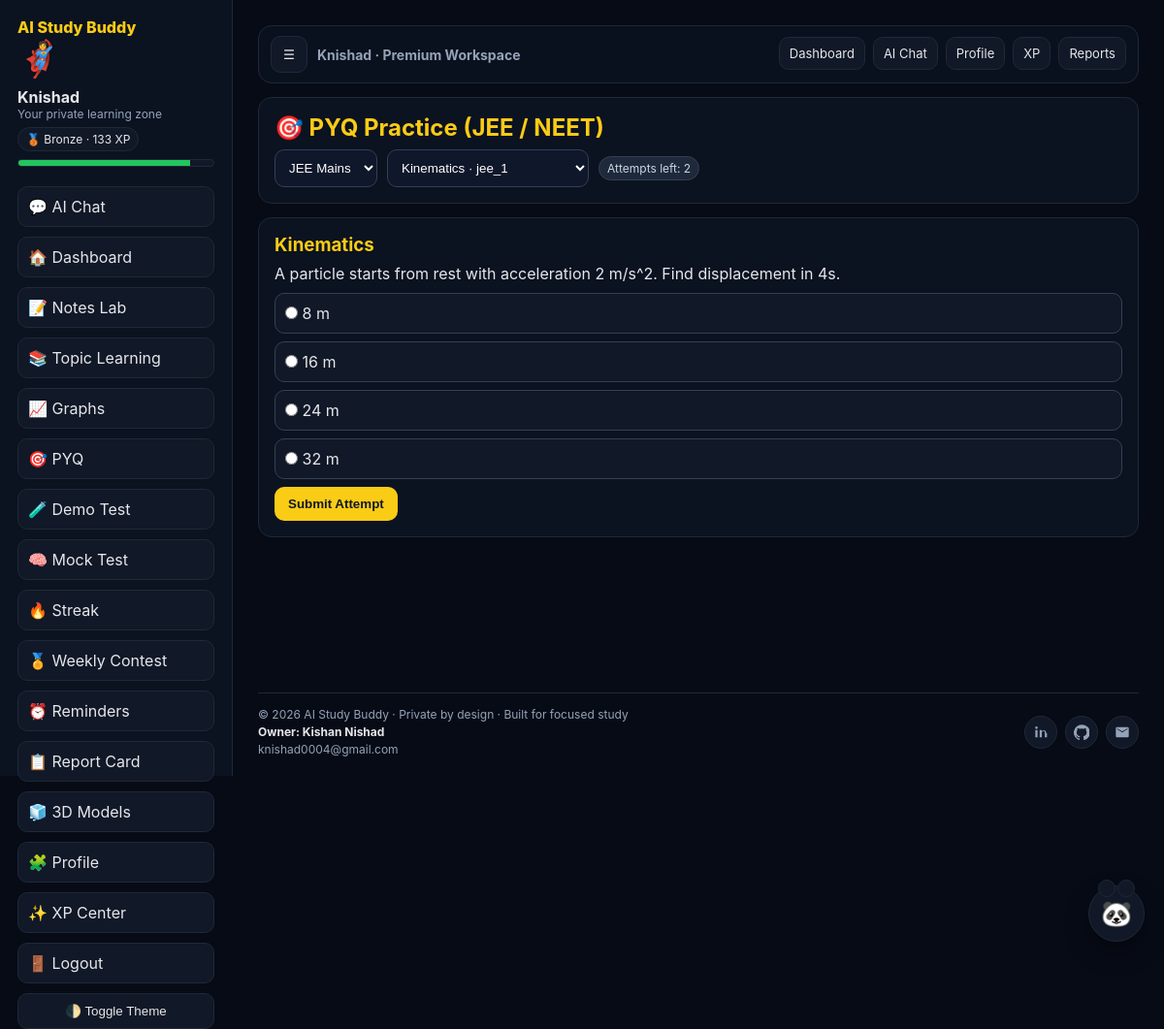
Screenshot of /pyq (signed in) with the database file from the repository.
### tables this page shows
CREATE TABLE users (
            id INTEGER PRIMARY KEY AUTOINCREMENT,
            username TEXT UNIQUE NOT NULL,
            password_hash TEXT NOT NULL,
            avatar TEXT NOT NULL,
            created_at TEXT NOT NULL
        , xp INTEGER NOT NULL DEFAULT 0);

### app.py (the view, shortened to what this page needs)
    @app.route("/pyq", methods=["GET", "POST"])
    @login_required
    def pyq_page():
        exam_type = (request.values.get("exam") or "jee").lower()
        if exam_type not in PYQ_BANK:
            exam_type = "jee"
        questions = PYQ_BANK[exam_type]
        selected_question = questions[0]
        question_id = request.values.get("question_id")
        if question_id:
            for item in questions:
                if item["id"] == question_id:
                    selected_question = item
                    break
        feedback = None
        show_solution = False
        attempts_left = 2
        conn = get_db_connection(app)
        attempts_count = conn.execute(
            """
            SELECT COUNT(*) as count
            FROM pyq_attempt_logs
            WHERE user_id = ? AND exam_type = ? AND question_id = ?
            """,
            (g.user["id"], exam_type, selected_question["id"]),
        ).fetchone()["count"]
        attempts_left = max(0, 2 - int(attempts_count))
        conn.close()
        if attempts_left == 0:
            show_solution = True
        return render_template(
            "pyq.html",
            user=g.user,
            exam_type=exam_type,
            questions=questions,
            selected_question=selected_question,
            feedback=feedback,
            attempts_left=attempts_left,
            show_solution=show_solution,
            level_info=get_level_info(int(g.user["xp"])),
        )

### app.py (called while the page is built)
def get_db_connection(app: Flask) -> sqlite3.Connection:
    conn = sqlite3.connect(app.config["DATABASE_PATH"])
    conn.row_factory = sqlite3.Row
    return conn

def login_required(view):
    @wraps(view)
    def wrapped_view(*args, **kwargs):
        if "user_id" not in session:
            return redirect(url_for("login"))
        return view(*args, **kwargs)
    return wrapped_view

def get_current_user(app: Flask):
    user_id = session.get("user_id")
    if not user_id:
        return None
    conn = get_db_connection(app)
    user = conn.execute("SELECT id, username, avatar, xp FROM users WHERE id = ?", (user_id,)).fetchone()
    conn.close()
    return user

def get_level_info(xp: int):
    current_name = "Bronze"
    current_icon = "🥉"
    next_threshold = None
    for threshold, name, icon in LEVELS:
        if xp >= threshold:
            current_name = name
            current_icon = icon
        elif next_threshold is None:
            next_threshold = threshold
    progress_to_next = 100
    if next_threshold is not None:
        previous_threshold = 0
        for threshold, _, _ in LEVELS:
            if threshold <= xp:
                previous_threshold = threshold
        span = max(next_threshold - previous_threshold, 1)
        progress_to_next = int(((xp - previous_threshold) / span) * 100)
    return {
        "name": current_name,
        "icon": current_icon,
        "next_threshold": next_threshold,
        "progress": max(0, min(progress_to_next, 100)),
    }

### templates/pyq.html (shortened to what this page needs)
{% extends 'base.html' %}
{% block content %}
<section class="panel">
  <h2 style="color:#facc15;margin-bottom:8px">🎯 PYQ Practice (JEE / NEET)</h2>
  <form method="GET" style="display:flex;gap:10px;align-items:center;flex-wrap:wrap">
    <select name="exam" onchange="this.form.submit()">
      <option value="jee" {% if exam_type == 'jee' %}selected{% endif %}>JEE Mains</option>
    </select>
    <select name="question_id" onchange="this.form.submit()">
      {% for q in questions %}
      <option value="{{ q['id'] }}" {% if q['id'] == selected_question['id'] %}selected{% endif %}>{{ q['topic'] }} · {{ q['id'] }}</option>
      {% endfor %}
    </select>
    <span class="tag">Attempts left: {{ attempts_left }}</span>
  </form>
</section>
<section class="panel">
  <h3 style="color:#facc15">{{ selected_question['topic'] }}</h3>
  <p style="margin:8px 0 10px 0">{{ selected_question['question'] }}</p>
  <form method="POST">
    {% for opt in selected_question['options'] %}
      <label class="option"><input type="radio" name="answer" value="{{ opt }}" required> {{ opt }}</label>
    {% endfor %}
    <button class="btn btn-primary" type="submit">Submit Attempt</button>
  </form>
</section>
{% endblock %}

### templates/base.html (shortened to what this page needs)
<!DOCTYPE html>
<html lang="en">
<head>
</head>
<body>
  <div class="layout">
    {% if user %}
    <aside class="sidebar" id="appSidebar">
      <div class="sidebar-top">
        <div class="brand">AI Study Buddy</div>
      </div>
      <div class="avatar-badge">{{ user['avatar'] }}</div>
      <div><strong>{{ user['username'] }}</strong></div>
      <div class="small">Your private learning zone</div>
      {% if current_level %}
      <div class="level-pill">{{ current_level['icon'] }} {{ current_level['name'] }} · {{ user['xp'] }} XP</div>
      <div class="progress-track"><div class="progress-bar" data-progress="{{ current_level['progress'] }}"></div></div>
      {% endif %}
      <nav class="menu">
        <a href="{{ url_for('chat') }}">💬 AI Chat</a>
        <a href="{{ url_for('dashboard') }}">🏠 Dashboard</a>
        <a href="{{ url_for('notes_lab') }}">📝 Notes Lab</a>
        <a href="{{ url_for('topic_learning') }}">📚 Topic Learning</a>
        <a href="{{ url_for('graphs_page') }}">📈 Graphs</a>
        <a href="{{ url_for('pyq_page') }}">🎯 PYQ</a>
        <a href="{{ url_for('demo_test') }}">🧪 Demo Test</a>
        <a href="{{ url_for('mock_test') }}">🧠 Mock Test</a>
        <a href="{{ url_for('streak_page') }}">🔥 Streak</a>
        <a href="{{ url_for('weekly_contest') }}">🏅 Weekly Contest</a>
        <a href="{{ url_for('reminders_page') }}">⏰ Reminders</a>
        <a href="{{ url_for('report_card') }}">📋 Report Card</a>
        <a href="{{ url_for('models_3d') }}">🧊 3D Models</a>
        <a href="{{ url_for('profile') }}">🧩 Profile</a>
        <a href="{{ url_for('xp_center') }}">✨ XP Center</a>
        <a href="{{ url_for('logout') }}">🚪 Logout</a>
      </nav>
      <button id="themeToggle" class="theme-toggle" type="button">🌓 Toggle Theme</button>
    </aside>
    {% endif %}
    <main class="main">
      {% if user %}
      <header class="topbar">
        <div class="topbar-left">
          <button id="sidebarToggle" class="sidebar-toggle" type="button" aria-label="Toggle sidebar">☰</button>
          <div class="top-title">{{ user['username'] }} · Premium Workspace</div>
        </div>
        <nav class="top-links" aria-label="Quick navigation">
          <a href="{{ url_for('dashboard') }}" class="{% if request.endpoint == 'dashboard' %}active{% endif %}">Dashboard</a>
          <a href="{{ url_for('chat') }}" class="{% if request.endpoint == 'chat' %}active{% endif %}">AI Chat</a>
          <a href="{{ url_for('profile') }}" class="{% if request.endpoint == 'profile' %}active{% endif %}">Profile</a>
          <a href="{{ url_for('xp_center') }}" class="{% if request.endpoint == 'xp_center' %}active{% endif %}">XP</a>
          <a href="{{ url_for('report_card') }}" class="{% if request.path.startswith('/report-card') %}active{% endif %}">Reports</a>
        </nav>
      </header>
      {% endif %}
      <div class="main-content">
      {% block content %}{% endblock %}
      <footer class="footer">
        <div class="footer-row">
          <div class="owner">
            <div>© 2026 AI Study Buddy · Private by design · Built for focused study</div>
            <strong>Owner: Kishan Nishad</strong>
            <div class="owner-mail">knishad0004@gmail.com</div>
          </div>
          <div class="owner-icons">
            <a class="icon-btn icon-wrap" data-tooltip="LinkedIn" href="https://www.linkedin.com/in/kishan-nishad-161a73392" target="_blank" rel="noopener noreferrer" aria-label="LinkedIn" title="LinkedIn">
              <svg viewBox="0 0 24 24" aria-hidden="true"><path d="M6.94 8.5H3.56V20h3.38V8.5zM5.25 7.03a1.97 1.97 0 1 0 0-3.94 1.97 1.97 0 0 0 0 3.94zM20.44 13.37c0-3.07-1.64-4.5-3.82-4.5-1.76 0-2.55.97-2.99 1.65V8.5h-3.38V20h3.38v-6.43c0-1.7.32-3.34 2.43-3.34 2.08 0 2.11 1.95 2.11 3.45V20h3.38v-6.63z"/></svg>
            </a>
            <a class="icon-btn icon-wrap" data-tooltip="GitHub" href="https://github.com/code-with-kishan" target="_blank" rel="noopener noreferrer" aria-label="GitHub" title="GitHub">
            </a>
            <a class="icon-btn icon-wrap" data-tooltip="Email" href="mailto:knishad0004@gmail.com" aria-label="Email" title="Email">
              <svg viewBox="0 0 24 24" aria-hidden="true"><path d="M20 4H4a2 2 0 0 0-2 2v12a2 2 0 0 0 2 2h16a2 2 0 0 0 2-2V6a2 2 0 0 0-2-2zm0 3.2-8 5-8-5V6l8 5 8-5v1.2z"/></svg>
            </a>
          </div>
        </div>
      </footer>
      </div>
    </main>
  </div>
  {% if user %}
  <button id="buddyFab" class="buddy-fab" type="button" aria-label="Open AI helper">🐼</button>
  {% endif %}
</body>
</html>

### templates/base.html (style rules this page uses)
:root { --bg:#070b16; --text:#e5e7eb; --muted:#94a3b8; --card:#0b1220; --card-2:#111827; --border:#1f2937; --accent:#facc15; --chat-panel:#1d1336; --chat-head:#2a1a4f; --chat-ai:#261a45; --chat-user:#1f2937; }
* { margin:0;padding:0;box-sizing:border-box }
body { font-family:Inter,system-ui,-apple-system,sans-serif;background:var(--bg);color:var(--text);transition:background .2s ease,color .2s ease;overflow-x:hidden }
a { text-decoration:none;color:inherit }
.layout { display:grid;grid-template-columns:240px 1fr;min-height:100vh }
.sidebar { background:var(--card);border-right:1px solid var(--border);padding:18px;position:sticky;top:0;height:100vh }
.sidebar-top { display:flex;align-items:center;justify-content:space-between;gap:10px }
.sidebar-top .brand { margin-bottom:0 }
.brand { font-weight:800;color:var(--accent);margin-bottom:20px }
.avatar-badge { font-size:36px;margin-bottom:8px }
.small { font-size:12px;color:var(--muted) }
.level-pill { display:inline-block;margin-top:6px;padding:4px 8px;border-radius:999px;background:var(--card-2);border:1px solid var(--border);font-size:12px }
.progress-track { height:8px;background:var(--card-2);border-radius:999px;overflow:hidden;margin-top:8px;border:1px solid var(--border) }
.progress-bar { height:100%;background:#22c55e }
.menu { display:flex;flex-direction:column;gap:10px;margin-top:20px }
.menu a { padding:10px;border-radius:10px;background:var(--card-2);border:1px solid var(--border) }
.theme-toggle { margin-top:10px;padding:10px;border-radius:10px;border:1px solid var(--border);background:var(--card-2);color:var(--text);cursor:pointer;width:100% }
.main { padding:26px;display:flex;flex-direction:column;min-height:100vh }
.topbar { position:sticky;top:0;z-index:80;display:flex;align-items:center;justify-content:space-between;gap:10px;padding:10px 12px;border:1px solid var(--border);background:rgba(11,18,32,.9);border-radius:14px;margin-bottom:14px }
.topbar-left { display:flex;align-items:center;gap:10px;min-width:0 }
.sidebar-toggle { width:38px;height:38px;border-radius:10px;border:1px solid var(--border);background:var(--card-2);color:var(--text);display:flex;align-items:center;justify-content:center;cursor:pointer;flex:0 0 auto }
.top-title { font-weight:700;font-size:14px;white-space:nowrap;overflow:hidden;text-overflow:ellipsis;color:var(--muted) }
.top-links { display:flex;align-items:center;gap:8px;overflow:auto;padding-bottom:2px }
.top-links a { padding:8px 10px;border-radius:10px;border:1px solid var(--border);background:var(--card-2);font-size:13px;white-space:nowrap;transition:transform .2s ease,border-color .2s ease }
.main-content { display:flex;flex-direction:column;min-height:calc(100vh - 120px) }
.footer { margin-top:auto;padding-top:14px;border-top:1px solid var(--border);color:var(--muted);font-size:12px }
.footer-row { display:flex;justify-content:space-between;align-items:center;gap:12px;flex-wrap:wrap }
.owner { display:flex;flex-direction:column;gap:3px }
.owner strong { color:var(--text) }
.owner-mail { color:var(--muted) }
.owner-icons { display:flex;gap:8px;align-items:center }
.icon-btn { width:34px;height:34px;display:flex;align-items:center;justify-content:center;border-radius:50%;background:var(--card-2);border:1px solid var(--border);color:var(--muted);transition:all .2s ease }
.icon-btn svg { width:16px;height:16px;fill:currentColor }
.icon-wrap { position:relative }
.icon-wrap::after { content:attr(data-tooltip); position:absolute; left:50%; transform:translateX(-50%); bottom:42px; background:var(--card-2); color:var(--text); border:1px solid var(--border); font-size:11px; padding:4px 7px; border-radius:6px; white-space:nowrap; opacity:0; pointer-events:none; transition:opacity .2s ease; }
.buddy-fab { position:fixed; right:20px; bottom:120px; width:58px; height:58px; border-radius:50%; border:1px solid var(--border); background:var(--card-2); color:var(--text); font-size:26px; cursor:pointer; z-index:90; box-shadow:0 10px 25px rgba(0,0,0,.35); animation:buddyPulse 2.2s ease-in-out infinite; }
.buddy-fab::before,.buddy-fab::after { content:'';position:absolute;top:-7px;width:16px;height:16px;background:var(--card-2);border:1px solid var(--border);border-radius:50% }
.buddy-fab::before { left:9px }
.buddy-fab::after { right:9px }

### rows the page displays
users: avatar "🦸", username "Knishad", xp "133"

### other values shown
{{ current_level['icon'] }} "🥉"
{{ current_level['name'] }} "Bronze"
{{ attempts_left }} "2"
{{ selected_question['topic'] }} "Kinematics"
{{ selected_question['question'] }} "A particle starts from rest with acceleration 2 m/s^2. Find displacement in 4s."
{{ opt }} "8 m" "16 m" "24 m" "32 m"
form field question_id "Kinematics · jee_1"
